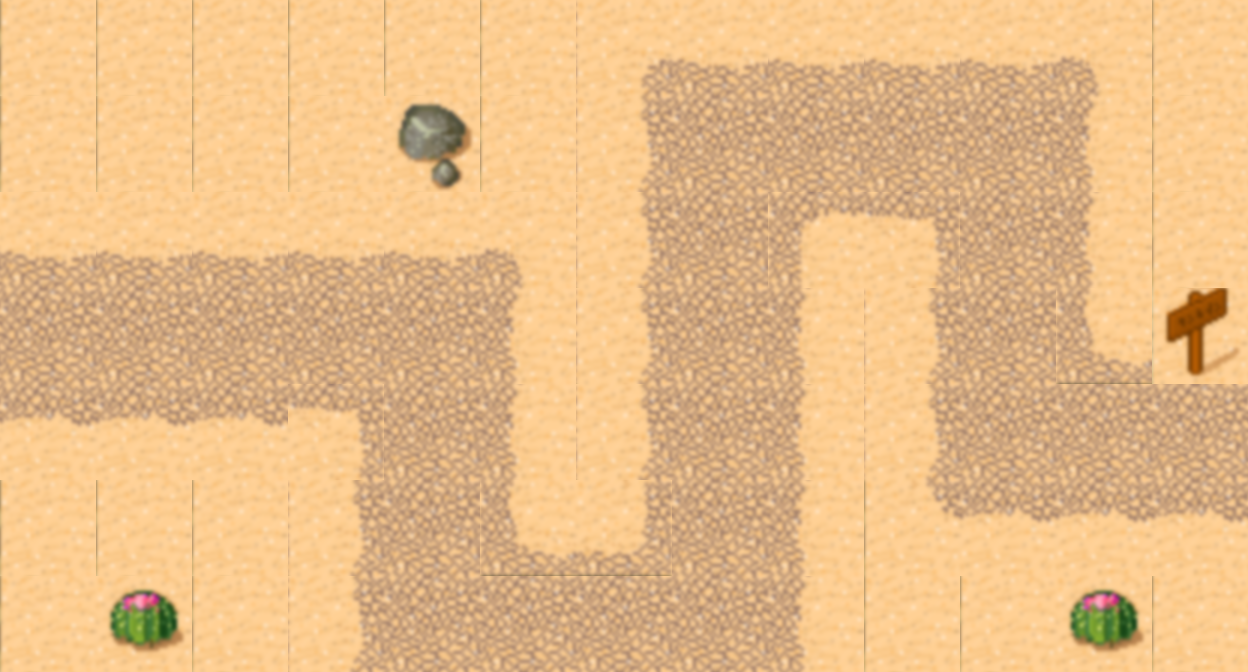

Rendered tile map (Tiled .tmx) drawn with the repository's tilesets; below, a short description and the full map source, tile grids included:
An orthogonal 13x7 tile map with 96x96 px tiles, 1 tile layer (Tile Layer 1), 2 tilesets.

<map version="1.0" orientation="orthogonal" width="13" height="7" tilewidth="96" tileheight="96">
 <tileset firstgid="1" name="grass_area" tilewidth="96" tileheight="96">
  <image source="gfx/grass_area.png" width="384" height="288" />
  <tile id="3">
   <properties>
    <property name="Path" value="False" />
   </properties>
  </tile>
  <tile id="5">
   <properties>
    <property name="Path" value="True" />
   </properties>
  </tile>
  <tile id="7">
   <properties>
    <property name="Buildable" value="False" />
    <property name="Path" value="False" />
   </properties>
  </tile>
  <tile id="11">
   <properties>
    <property name="Path" value="False" />
   </properties>
  </tile>
 </tileset>
 <tileset firstgid="13" name="tmw_desert_spacing_resize_double" tilewidth="96" tileheight="96">
  <image source="gfx/tmw_desert_spacing_resize_double.png" width="768" height="576" />
 </tileset>
 <layer name="Tile Layer 1" width="13" height="7">
  <data>
   <tile gid="42" />
   <tile gid="42" />
   <tile gid="42" />
   <tile gid="42" />
   <tile gid="42" />
   <tile gid="42" />
   <tile gid="18" />
   <tile gid="19" />
   <tile gid="19" />
   <tile gid="19" />
   <tile gid="19" />
   <tile gid="20" />
   <tile gid="42" />
   <tile gid="42" />
   <tile gid="42" />
   <tile gid="42" />
   <tile gid="42" />
   <tile gid="44" />
   <tile gid="42" />
   <tile gid="26" />
   <tile gid="27" />
   <tile gid="27" />
   <tile gid="27" />
   <tile gid="27" />
   <tile gid="28" />
   <tile gid="42" />
   <tile gid="19" />
   <tile gid="19" />
   <tile gid="19" />
   <tile gid="19" />
   <tile gid="19" />
   <tile gid="20" />
   <tile gid="26" />
   <tile gid="27" />
   <tile gid="16" />
   <tile gid="17" />
   <tile gid="27" />
   <tile gid="28" />
   <tile gid="42" />
   <tile gid="27" />
   <tile gid="27" />
   <tile gid="27" />
   <tile gid="27" />
   <tile gid="27" />
   <tile gid="28" />
   <tile gid="26" />
   <tile gid="27" />
   <tile gid="28" />
   <tile gid="26" />
   <tile gid="27" />
   <tile gid="24" />
   <tile gid="58" />
   <tile gid="35" />
   <tile gid="35" />
   <tile gid="35" />
   <tile gid="17" />
   <tile gid="27" />
   <tile gid="28" />
   <tile gid="26" />
   <tile gid="27" />
   <tile gid="28" />
   <tile gid="26" />
   <tile gid="27" />
   <tile gid="27" />
   <tile gid="27" />
   <tile gid="42" />
   <tile gid="42" />
   <tile gid="42" />
   <tile gid="26" />
   <tile gid="27" />
   <tile gid="24" />
   <tile gid="25" />
   <tile gid="27" />
   <tile gid="28" />
   <tile gid="34" />
   <tile gid="35" />
   <tile gid="35" />
   <tile gid="35" />
   <tile gid="42" />
   <tile gid="43" />
   <tile gid="42" />
   <tile gid="26" />
   <tile gid="27" />
   <tile gid="27" />
   <tile gid="27" />
   <tile gid="27" />
   <tile gid="28" />
   <tile gid="42" />
   <tile gid="42" />
   <tile gid="43" />
   <tile gid="42" />
  </data>
 </layer>
</map>
